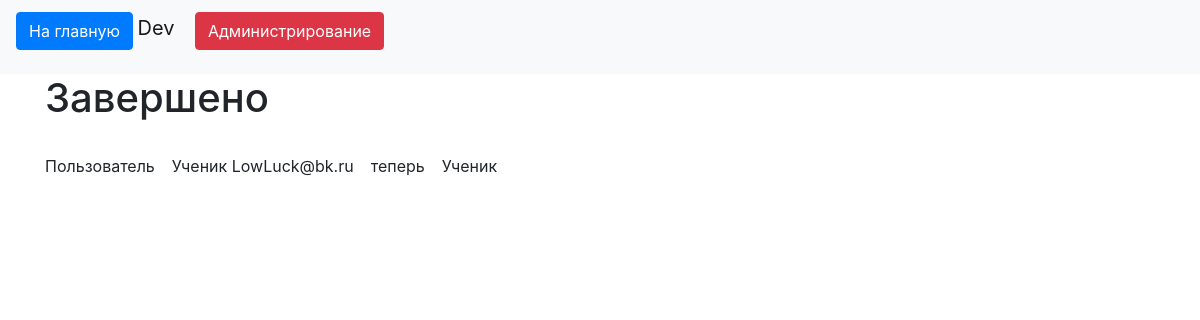
The page /level_ch/up/2 (signed in) on the database as committed earlier.
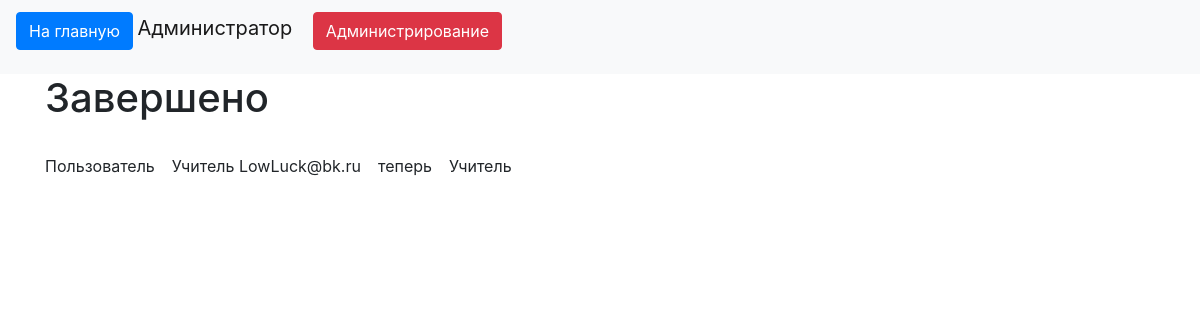
The same page on the database as committed later.
### data/users.py (models this page shows, shortened)
class User(SqlAlchemyBase, UserMixin):
    __tablename__ = 'users'
    id = sqlalchemy.Column(sqlalchemy.Integer,
                           primary_key=True, autoincrement=True, unique=True)
    name = sqlalchemy.Column(sqlalchemy.String)
    email = sqlalchemy.Column(sqlalchemy.String,
                              index=True, unique=True)
    hashed_password = sqlalchemy.Column(sqlalchemy.String)
    post = relation('Post', back_populates='user')
    access_level = sqlalchemy.Column(sqlalchemy.Integer)

### main.py (the view)
@login_required
@app.route('/level_ch/<type>/<id>')
def level_ch(type, id):
    db_sess = db_session.create_session()
    if current_user.id == id:
        return 'Нет доступа'
    if db_sess.query(User).filter(User.id == current_user.id).first().access_level > 1:
        affected_user = db_sess.query(User).filter(User.id == id).first()
        if type == 'up':
            if affected_user.access_level < len(access_levels) - 1:
                affected_user.access_level += 1
        elif type == 'down':
            if affected_user.access_level > 0:
                affected_user.access_level -= 1
        else:
            return 'Ошибка'
        db_sess.commit()
        print('why')
        data = {'access_level': affected_user.access_level, 'email': affected_user.email,
                'name': affected_user.name}
        return render_template('user up.html', data=data, access_levels=access_levels)

### data/db_session.py (called while the page is built)
def create_session() -> Session:
    global __factory
    return __factory()

### main.py (called while the page is built)
@login_manager.user_loader
def load_user(user_id):
    db_sess = db_session.create_session()
    return db_sess.query(User).get(user_id)

### templates/user up.html
{% extends "base.html" %}
{% block content %}
<h1>Завершено</h1>
<br>
<p>
    Пользователь &ensp; {{ data.name }} {{ data.email }} &ensp; теперь &ensp; {{ access_levels[data.access_level] }}
</p>
{% endblock %}

### templates/base.html (shortened to what this page needs)
<!doctype html>
<html lang="en">
<head>
    <link rel="stylesheet"
          href="https://stackpath.bootstrapcdn.com/bootstrap/4.4.1/css/bootstrap.min.css"
>
</head>
<body>
<header>
    <nav class="navbar navbar-light bg-light">
        {% if current_user.is_authenticated %}
    <p>
        <a class="btn btn-primary " href="/">На главную</a>
        <a class="navbar-brand" href="/logout">{{ current_user.name }}</a>
        {% if current_user.access_level > 1 %}
        <a class="btn btn-danger" href="/level_management">Администрирование</a>
        {% endif %}
        </p>
        {% else %}
    <p/>
        <a class="btn btn-primary " href="/">На главную</a>
        <a class="btn btn-primary " href="/register">Зарегистрироваться</a>
        <a class="btn btn-success" href="/login">Войти</a>
    </p>
{% endif %}
    </nav>
</header>
<main role="main" class="container">
    {% block content %}
    {% endblock %}
</main>
</body>
</html>

Rows that differ between the two databases and show on the page:
changed User: name "Dev" → "Администратор"
changed User "LowLuck@bk.ru": name "Ученик" → "Учитель"
